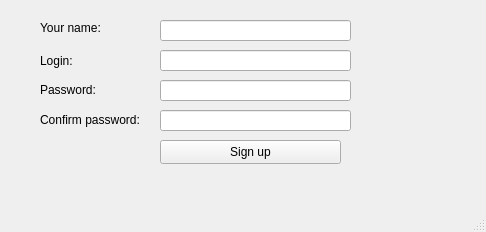
<?xml version="1.0" encoding="UTF-8"?>
<ui version="4.0">
 <class>Registration</class>
 <widget class="QMainWindow" name="Registration">
  <property name="geometry">
   <rect>
    <x>0</x>
    <y>0</y>
    <width>486</width>
    <height>232</height>
   </rect>
  </property>
  <property name="windowTitle">
   <string>MainWindow</string>
  </property>
  <widget class="QWidget" name="centralwidget">
   <widget class="QLineEdit" name="LE_new_login">
    <property name="geometry">
     <rect>
      <x>160</x>
      <y>50</y>
      <width>191</width>
      <height>21</height>
     </rect>
    </property>
    <property name="maxLength">
     <number>30</number>
    </property>
   </widget>
   <widget class="QLineEdit" name="LE_new_password">
    <property name="geometry">
     <rect>
      <x>160</x>
      <y>80</y>
      <width>191</width>
      <height>21</height>
     </rect>
    </property>
    <property name="maxLength">
     <number>16</number>
    </property>
   </widget>
   <widget class="QLineEdit" name="LE_confirm_password">
    <property name="geometry">
     <rect>
      <x>160</x>
      <y>110</y>
      <width>191</width>
      <height>21</height>
     </rect>
    </property>
    <property name="maxLength">
     <number>16</number>
    </property>
   </widget>
   <widget class="QLabel" name="label">
    <property name="geometry">
     <rect>
      <x>40</x>
      <y>50</y>
      <width>121</width>
      <height>21</height>
     </rect>
    </property>
    <property name="text">
     <string>Login:</string>
    </property>
   </widget>
   <widget class="QLabel" name="label_2">
    <property name="geometry">
     <rect>
      <x>40</x>
      <y>80</y>
      <width>121</width>
      <height>20</height>
     </rect>
    </property>
    <property name="text">
     <string>Password:</string>
    </property>
   </widget>
   <widget class="QLabel" name="label_3">
    <property name="geometry">
     <rect>
      <x>40</x>
      <y>110</y>
      <width>111</width>
      <height>20</height>
     </rect>
    </property>
    <property name="text">
     <string>Confirm password:</string>
    </property>
   </widget>
   <widget class="QPushButton" name="PB_sign_up">
    <property name="geometry">
     <rect>
      <x>160</x>
      <y>140</y>
      <width>181</width>
      <height>24</height>
     </rect>
    </property>
    <property name="text">
     <string>Sign up</string>
    </property>
   </widget>
   <widget class="QLineEdit" name="LE_name">
    <property name="geometry">
     <rect>
      <x>160</x>
      <y>20</y>
      <width>191</width>
      <height>21</height>
     </rect>
    </property>
    <property name="maxLength">
     <number>40</number>
    </property>
   </widget>
   <widget class="QLabel" name="label_4">
    <property name="geometry">
     <rect>
      <x>40</x>
      <y>20</y>
      <width>91</width>
      <height>16</height>
     </rect>
    </property>
    <property name="text">
     <string>Your name:</string>
    </property>
   </widget>
  </widget>
  <widget class="QMenuBar" name="menubar">
   <property name="geometry">
    <rect>
     <x>0</x>
     <y>0</y>
     <width>486</width>
     <height>22</height>
    </rect>
   </property>
  </widget>
  <widget class="QStatusBar" name="statusbar"/>
 </widget>
 <resources/>
 <connections/>
</ui>
